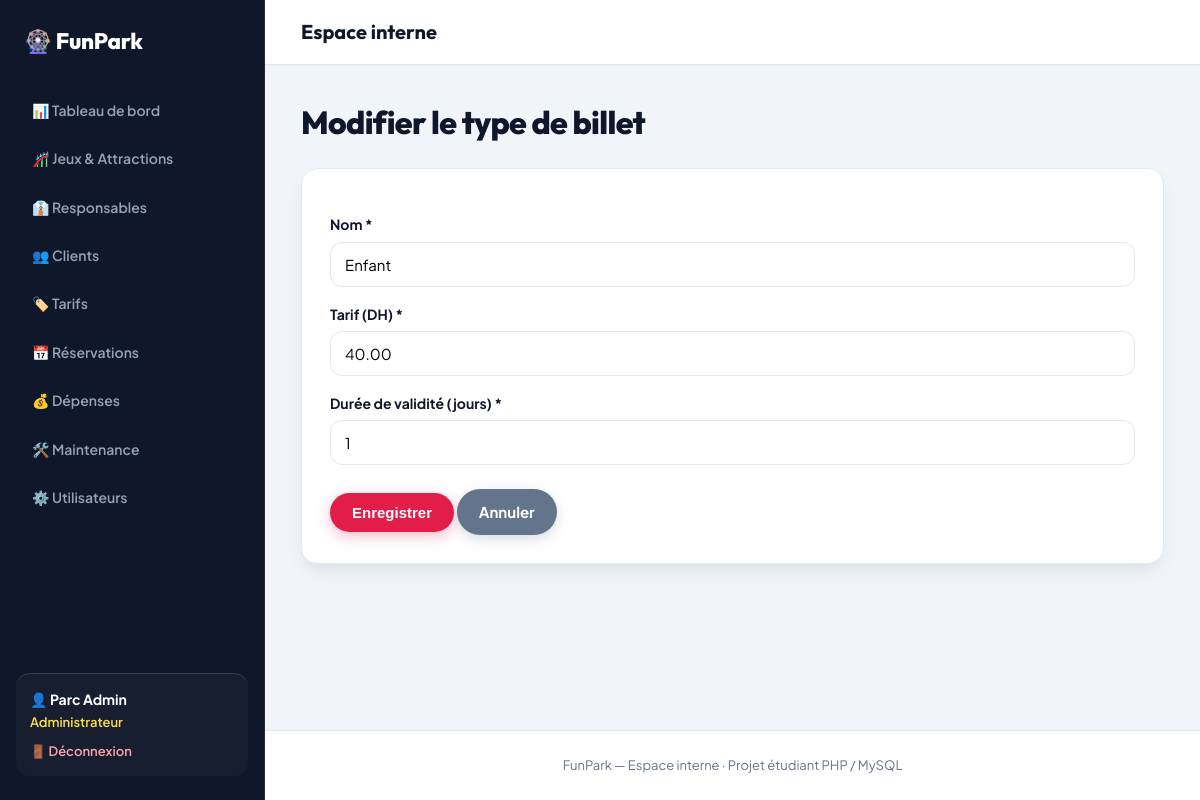
Screenshot of /parc-jeux/index.php?page=billets&action=typeModifier&id=1 (signed in) with the database file from the repository.
### tables this page shows
CREATE TABLE type_billet (
  id_type_billet INT AUTO_INCREMENT PRIMARY KEY,
  nom VARCHAR(50) NOT NULL,
  tarif DECIMAL(8,2) NOT NULL,
  duree_validite INT NOT NULL DEFAULT 1    
);

### parc-jeux/config/helpers.php (called while the page is built, shortened)
<?php
function e($texte) {
    return htmlspecialchars((string)$texte, ENT_QUOTES, 'UTF-8');
}
function url($page, $action = 'index', $params = []) {
    return 'index.php?' . http_build_query(array_merge(['page' => $page, 'action' => $action], $params));
}
function vue($fichier, $donnees = [], $mode = null) {
    extract($donnees);
    require RACINE . '/views/layout/header.php';
    require RACINE . '/views/layout/navbar.php';
    require RACINE . '/views/' . $fichier . '.php';
    require RACINE . '/views/layout/footer.php';
}

### parc-jeux/controllers/BilletController.php (called while the page is built, shortened)
<?php
class BilletController {
    private $pdo, $billet;
    public function __construct($pdo) {
        $this->billet = new Billet($pdo);
    }
    public function actionTypeModifier() {
        $this->formulaireType((int)($_GET['id'] ?? 0));
    }
    private function formulaireType($id) {
        $type = ['nom' => '', 'tarif' => '', 'duree_validite' => 1];
        if ($id) {
            $type = $this->billet->trouverType($id);
        }
        $erreurs = [];
        vue('billets/type_form', ['type' => $type, 'id' => $id, 'erreurs' => $erreurs]);
    }
}

### parc-jeux/index.php (called while the page is built, shortened)
<?php
require RACINE . '/config/helpers.php';
$action = $_GET['action'] ?? 'index';
try {
    $controleur = new $nomClasse(getPDO());
    $methode = 'action' . ucfirst($action);
    $controleur->$methode();
} catch (PDOException $e) {
    die("Erreur de base de données : " . e($e->getMessage()));
}

### parc-jeux/models/Billet.php (called while the page is built, shortened)
<?php
class Billet {
    private $pdo;
    public function __construct($pdo) { $this->pdo = $pdo; }
    public function trouverType($id) {
        $req = $this->pdo->prepare("SELECT * FROM type_billet WHERE id_type_billet = ?");
        $req->execute([$id]);
        return $req->fetch();
    }
}

### parc-jeux/views/billets/type_form.php (the view, shortened to what this page needs)
<h1><?= $id ? 'Modifier le type de billet' : 'Ajouter un type de billet' ?></h1>
<form method="post" class="formulaire validation">
    <label>Nom *</label><input type="text" name="nom" value="<?= e($type['nom']) ?>" required>
    <label>Tarif (DH) *</label><input type="number" name="tarif" min="0" step="0.01" value="<?= e($type['tarif']) ?>" required>
    <label>Durée de validité (jours) *</label><input type="number" name="duree_validite" min="1" value="<?= e($type['duree_validite']) ?>" required>
    <button class="btn" type="submit">Enregistrer</button>
    <a class="btn gris" href="<?= e(url('billets', 'types')) ?>">Annuler</a>
</form>

### parc-jeux/public/css/style.css (style rules this page uses)
:root { --font-body: 'Plus Jakarta Sans', system-ui, -apple-system, sans-serif; --font-heading: 'Outfit', 'Plus Jakarta Sans', sans-serif; --violet: #4f46e5; --violet-fonce: #0f172a; --violet-back: #1e1b4b; --magenta: #e11d48; --magenta-hover: #be123c; --or: #f59e0b; --or-clair: #fde047; --ciel: #0284c7; --emerald: #10b981; --creme: #f8fafc; --blanc: #ffffff; --texte: #0f172a; --texte-doux: #64748b; --bordure: #e2e8f0; --ombre: 0 10px 25px -5px rgba(15, 23, 42, 0.08), 0 8px 10px -6px rgba(15, 23, 42, 0.04); --ombre-forte: 0 20px 35px -5px rgba(15, 23, 42, 0.14), 0 10px 15px -5px rgba(15, 23, 42, 0.08); --rayon: 16px; --rayon-lg: 24px; --nav-h: 76px; --sidebar-w: 265px; }
*, *::before, *::after { box-sizing: border-box; }
html { scroll-behavior: smooth; width: 100%; min-height: 100%; margin: 0; padding: 0; }
body { width: 100%; min-height: 100%; margin: 0; padding: 0; font-family: var(--font-body); background: var(--creme); color: var(--texte); line-height: 1.6; -webkit-font-smoothing: antialiased; }
h1, h2, h3, h4, h5, h6 { font-family: var(--font-heading); font-weight: 700; letter-spacing: -0.02em; }
a { color: var(--violet); text-decoration: none; transition: all 0.2s ease; }
body.mode-admin { display: flex; flex-direction: row; width: 100%; min-height: 100vh; margin: 0; padding: 0; background: #f1f5f9; }
.mode-admin .entete, .mode-admin .filtres, .mode-admin .tableau, .mode-admin table, .mode-admin .cartes, .mode-admin .deux-colonnes, .mode-admin .carte, .mode-admin .formulaire, .mode-admin .message, .mode-admin .bandeau-info, .mode-admin .grille-jeux, .mode-admin .grille-tarifs, .mode-admin .carte-detail-jeu, .mode-admin .detail-jeu-grille { width: 100% !important; max-width: none !important; box-sizing: border-box; }
h1 { font-size: 2rem; margin: 0 0 20px; color: var(--violet-fonce); font-weight: 800; }
.btn { display: inline-flex; align-items: center; justify-content: center; gap: 8px; background: linear-gradient(135deg, var(--magenta), #e11d48); color: var(--blanc) !important; border: none; padding: 11px 22px; border-radius: 999px; cursor: pointer; font-size: 15px; font-weight: 700; box-shadow: 0 4px 14px rgba(225, 29, 72, 0.3); transition: all 0.2s cubic-bezier(0.16, 1, 0.3, 1); }
.btn.gris { background: #64748b; box-shadow: 0 4px 12px rgba(100, 116, 139, 0.25); }
.formulaire, .carte { background: var(--blanc); padding: 28px; border-radius: var(--rayon); box-shadow: var(--ombre); border: 1px solid var(--bordure); }
.formulaire { max-width: 680px; }
label { display: block; margin: 16px 0 6px; font-weight: 700; font-size: 14px; color: var(--texte); }
input[type=text], input[type=email], input[type=password], input[type=number], input[type=date], select, textarea { width: 100%; padding: 12px 14px; border: 1px solid var(--bordure); border-radius: 12px; font-size: 15px; background: var(--blanc); font-family: inherit; transition: all 0.2s ease; }
.formulaire .btn { margin-top: 24px; }

### rows the page displays
type_billet: nom "Enfant", tarif "40.00", duree_validite "1"

### other values shown
$_SESSION['user']['prenom'] . ' ' . $_SESSION['user']['nom'] "Parc Admin"
libelle($role) "Administrateur"
$titrePage "Espace interne"
